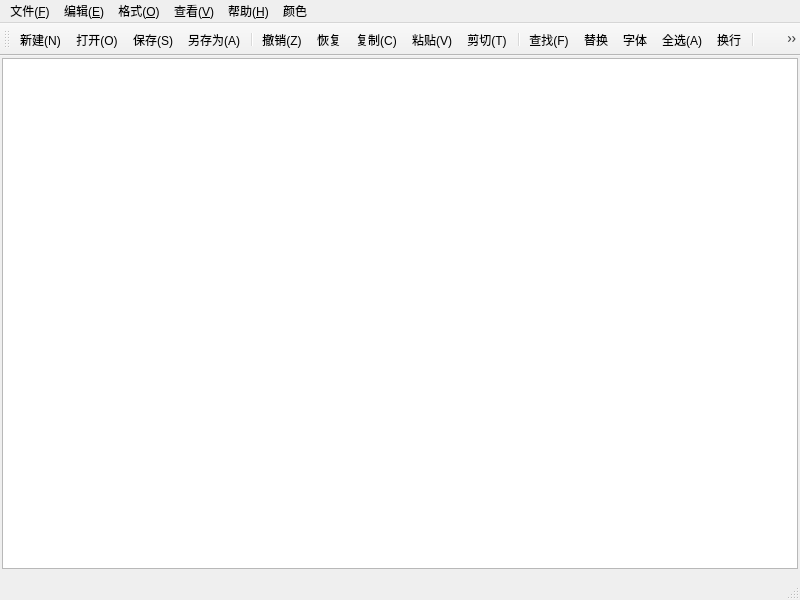
<?xml version="1.0" encoding="UTF-8"?>
<ui version="4.0">
 <class>MainWindow</class>
 <widget class="QMainWindow" name="MainWindow">
  <property name="geometry">
   <rect>
    <x>0</x>
    <y>0</y>
    <width>800</width>
    <height>600</height>
   </rect>
  </property>
  <property name="windowTitle">
   <string>MainWindow</string>
  </property>
  <widget class="QWidget" name="centralwidget">
   <layout class="QVBoxLayout" name="verticalLayout">
    <property name="spacing">
     <number>0</number>
    </property>
    <property name="leftMargin">
     <number>2</number>
    </property>
    <property name="topMargin">
     <number>2</number>
    </property>
    <property name="rightMargin">
     <number>2</number>
    </property>
    <item>
     <widget class="QPlainTextEdit" name="textEdit"/>
    </item>
   </layout>
  </widget>
  <widget class="QStatusBar" name="statusbar"/>
  <widget class="QToolBar" name="toolBar">
   <property name="windowTitle">
    <string>toolBar</string>
   </property>
   <attribute name="toolBarArea">
    <enum>TopToolBarArea</enum>
   </attribute>
   <attribute name="toolBarBreak">
    <bool>false</bool>
   </attribute>
   <addaction name="actionNew"/>
   <addaction name="actionOpen"/>
   <addaction name="actionSave"/>
   <addaction name="actionA"/>
   <addaction name="separator"/>
   <addaction name="actionBack"/>
   <addaction name="actionNext"/>
   <addaction name="actionCopy"/>
   <addaction name="actionPaste"/>
   <addaction name="actionCutting"/>
   <addaction name="separator"/>
   <addaction name="actionShowLineNumber"/>
   <addaction name="actionFind"/>
   <addaction name="actionReplace"/>
   <addaction name="actionSize"/>
   <addaction name="actionAll"/>
   <addaction name="actionWrap"/>
   <addaction name="separator"/>
   <addaction name="actionToolBar"/>
   <addaction name="actionStatusBar"/>
   <addaction name="actionAbout"/>
  </widget>
  <widget class="QMenuBar" name="menubar">
   <property name="geometry">
    <rect>
     <x>0</x>
     <y>0</y>
     <width>800</width>
     <height>17</height>
    </rect>
   </property>
   <widget class="QMenu" name="menu">
    <property name="title">
     <string>文件(&amp;F)</string>
    </property>
    <addaction name="actionNew"/>
    <addaction name="actionOpen"/>
    <addaction name="separator"/>
    <addaction name="actionSave"/>
    <addaction name="actionA"/>
    <addaction name="separator"/>
    <addaction name="actionExit"/>
   </widget>
   <widget class="QMenu" name="menu_E">
    <property name="title">
     <string>编辑(&amp;E)</string>
    </property>
    <addaction name="actionBack"/>
    <addaction name="actionNext"/>
    <addaction name="separator"/>
    <addaction name="actionCopy"/>
    <addaction name="actionCutting"/>
    <addaction name="actionPaste"/>
   </widget>
   <widget class="QMenu" name="menu_O">
    <property name="title">
     <string>格式(&amp;O)</string>
    </property>
    <addaction name="actionFind"/>
    <addaction name="actionSize"/>
    <addaction name="actionAll"/>
    <addaction name="actionWrap"/>
   </widget>
   <widget class="QMenu" name="menu_V">
    <property name="title">
     <string>查看(&amp;V)</string>
    </property>
    <addaction name="actionToolBar"/>
    <addaction name="actionStatusBar"/>
   </widget>
   <widget class="QMenu" name="menu_H">
    <property name="title">
     <string>帮助(&amp;H)</string>
    </property>
   </widget>
   <widget class="QMenu" name="menu_2">
    <property name="title">
     <string>颜色</string>
    </property>
    <addaction name="actionFontColor"/>
    <addaction name="actionBackgroundColor"/>
    <addaction name="actionFontBackgroundColor"/>
   </widget>
   <addaction name="menu"/>
   <addaction name="menu_E"/>
   <addaction name="menu_O"/>
   <addaction name="menu_V"/>
   <addaction name="menu_H"/>
   <addaction name="menu_2"/>
  </widget>
  <action name="actionNew">
   <property name="text">
    <string>新建(&amp;N)</string>
   </property>
   <property name="shortcut">
    <string>Ctrl+N</string>
   </property>
   <property name="menuRole">
    <enum>QAction::MenuRole::NoRole</enum>
   </property>
  </action>
  <action name="actionOpen">
   <property name="text">
    <string>打开(&amp;O)</string>
   </property>
   <property name="shortcut">
    <string>Ctrl+O</string>
   </property>
   <property name="menuRole">
    <enum>QAction::MenuRole::NoRole</enum>
   </property>
  </action>
  <action name="actionSave">
   <property name="text">
    <string>保存(&amp;S)</string>
   </property>
   <property name="shortcut">
    <string>Ctrl+S</string>
   </property>
   <property name="menuRole">
    <enum>QAction::MenuRole::NoRole</enum>
   </property>
  </action>
  <action name="actionA">
   <property name="text">
    <string>另存为(&amp;A)</string>
   </property>
   <property name="shortcut">
    <string>Ctrl+A</string>
   </property>
   <property name="menuRole">
    <enum>QAction::MenuRole::NoRole</enum>
   </property>
  </action>
  <action name="actionBack">
   <property name="text">
    <string>撤销(&amp;Z)</string>
   </property>
   <property name="shortcut">
    <string>Ctrl+Z</string>
   </property>
   <property name="menuRole">
    <enum>QAction::MenuRole::NoRole</enum>
   </property>
  </action>
  <action name="actionNext">
   <property name="text">
    <string>恢复</string>
   </property>
   <property name="menuRole">
    <enum>QAction::MenuRole::NoRole</enum>
   </property>
  </action>
  <action name="actionCopy">
   <property name="text">
    <string>复制(&amp;C)</string>
   </property>
   <property name="shortcut">
    <string>Ctrl+C</string>
   </property>
   <property name="menuRole">
    <enum>QAction::MenuRole::NoRole</enum>
   </property>
  </action>
  <action name="actionPaste">
   <property name="text">
    <string>粘贴(&amp;V)</string>
   </property>
   <property name="shortcut">
    <string>Ctrl+V</string>
   </property>
   <property name="menuRole">
    <enum>QAction::MenuRole::NoRole</enum>
   </property>
  </action>
  <action name="actionCutting">
   <property name="text">
    <string>剪切(&amp;T)</string>
   </property>
   <property name="shortcut">
    <string>Ctrl+T</string>
   </property>
   <property name="menuRole">
    <enum>QAction::MenuRole::NoRole</enum>
   </property>
  </action>
  <action name="actionFind">
   <property name="text">
    <string>查找(&amp;F)</string>
   </property>
   <property name="shortcut">
    <string>Ctrl+F</string>
   </property>
   <property name="menuRole">
    <enum>QAction::MenuRole::NoRole</enum>
   </property>
  </action>
  <action name="actionAll">
   <property name="text">
    <string>全选(&amp;A)</string>
   </property>
   <property name="shortcut">
    <string>Ctrl+A</string>
   </property>
   <property name="menuRole">
    <enum>QAction::MenuRole::NoRole</enum>
   </property>
  </action>
  <action name="actionToolBar">
   <property name="checkable">
    <bool>true</bool>
   </property>
   <property name="checked">
    <bool>true</bool>
   </property>
   <property name="text">
    <string>工具栏</string>
   </property>
   <property name="menuRole">
    <enum>QAction::MenuRole::NoRole</enum>
   </property>
  </action>
  <action name="actionStatusBar">
   <property name="checkable">
    <bool>true</bool>
   </property>
   <property name="checked">
    <bool>true</bool>
   </property>
   <property name="text">
    <string>状态栏</string>
   </property>
   <property name="menuRole">
    <enum>QAction::MenuRole::NoRole</enum>
   </property>
  </action>
  <action name="actionSize">
   <property name="text">
    <string>字体</string>
   </property>
   <property name="menuRole">
    <enum>QAction::MenuRole::NoRole</enum>
   </property>
  </action>
  <action name="actionWrap">
   <property name="checkable">
    <bool>true</bool>
   </property>
   <property name="text">
    <string>换行</string>
   </property>
   <property name="menuRole">
    <enum>QAction::MenuRole::NoRole</enum>
   </property>
  </action>
  <action name="actionAbout">
   <property name="text">
    <string>关于</string>
   </property>
   <property name="menuRole">
    <enum>QAction::MenuRole::NoRole</enum>
   </property>
  </action>
  <action name="actionReplace">
   <property name="text">
    <string>替换</string>
   </property>
   <property name="menuRole">
    <enum>QAction::MenuRole::NoRole</enum>
   </property>
  </action>
  <action name="actionFontColor">
   <property name="text">
    <string>字体颜色</string>
   </property>
   <property name="menuRole">
    <enum>QAction::MenuRole::NoRole</enum>
   </property>
  </action>
  <action name="actionBackgroundColor">
   <property name="text">
    <string>背景颜色</string>
   </property>
   <property name="menuRole">
    <enum>QAction::MenuRole::NoRole</enum>
   </property>
  </action>
  <action name="actionFontBackgroundColor">
   <property name="text">
    <string>字体背景颜色</string>
   </property>
   <property name="menuRole">
    <enum>QAction::MenuRole::NoRole</enum>
   </property>
  </action>
  <action name="actionExit">
   <property name="text">
    <string>退出</string>
   </property>
   <property name="menuRole">
    <enum>QAction::MenuRole::NoRole</enum>
   </property>
  </action>
 </widget>
 <resources/>
 <connections/>
</ui>
